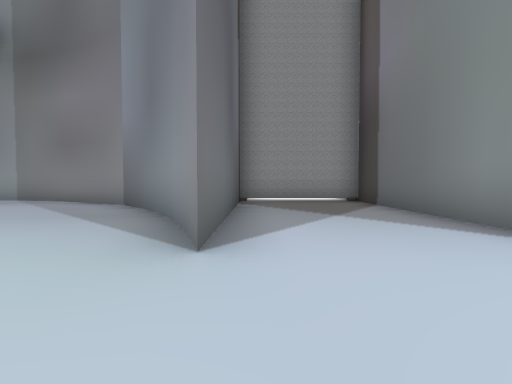
View 1 (above)

24 first-person views from a walk through a scene from a Unity 3-D project. The camera is 1.2 m above the floor, tilts 2° down and sees 85° across. The floor is counted in squares, 2.4 m on a side. Each view is taken from the middle of a square. On the plan, view 1 faces up. The plan holds only what a view shows up to about 9 squares ahead; the rest is blank. The place goes on beyond the plan. The player is left out.

View 2
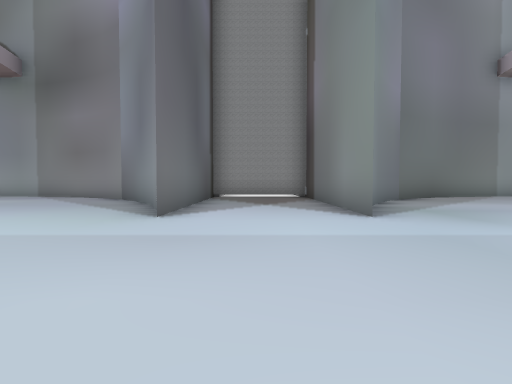

View 3
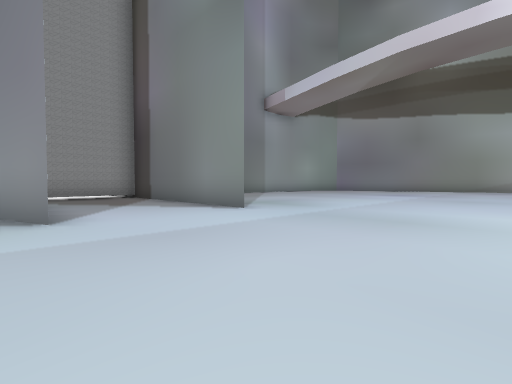

View 4
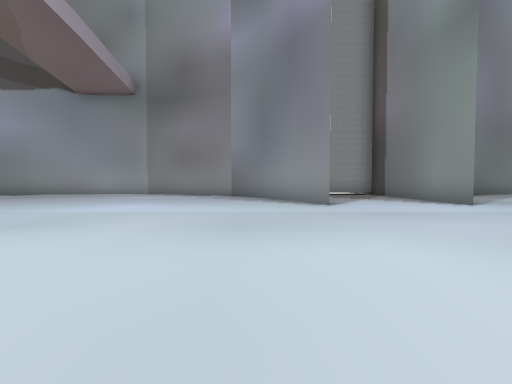

View 5
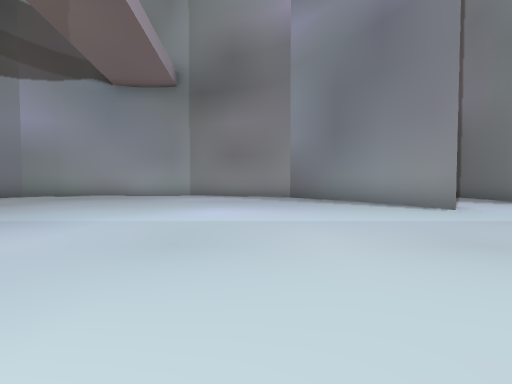

View 6
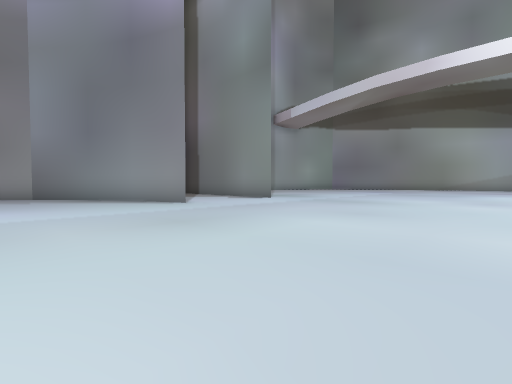

View 7
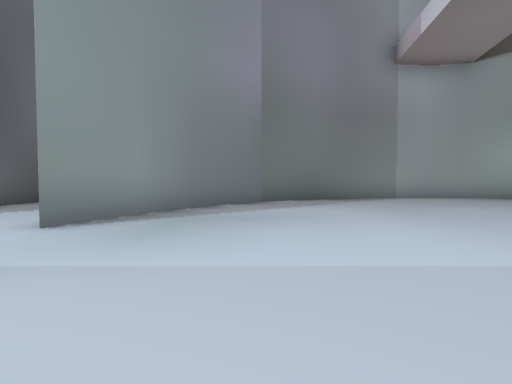

View 8
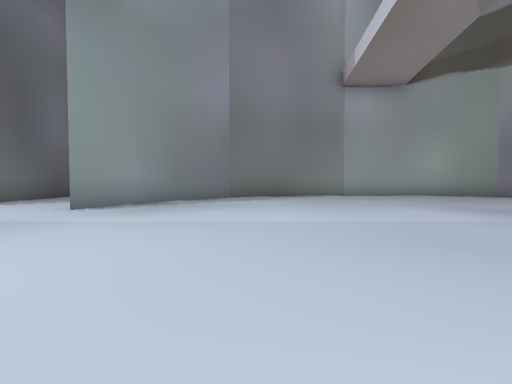

View 9
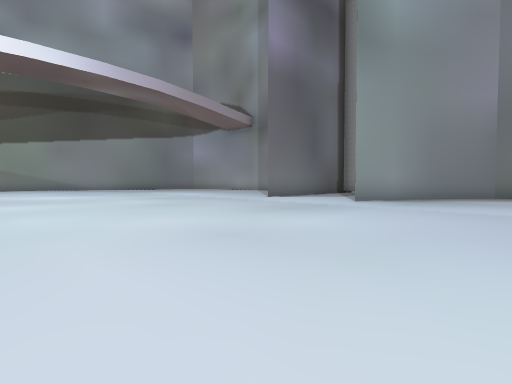

View 10
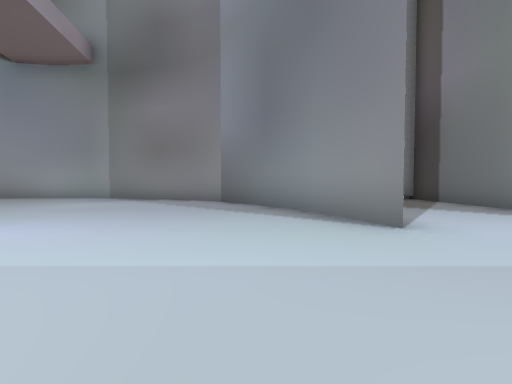

View 11
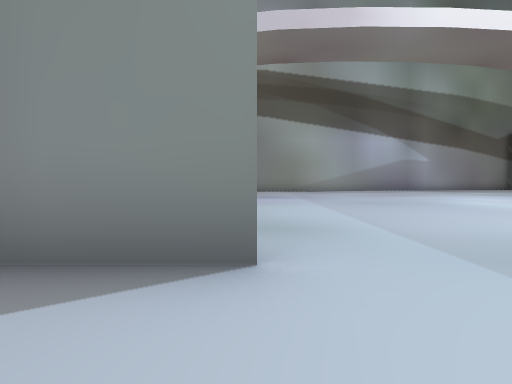

View 12
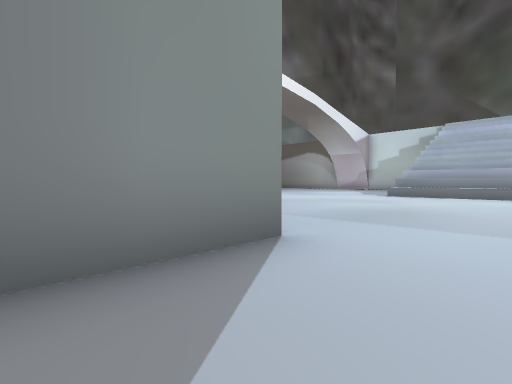

View 13
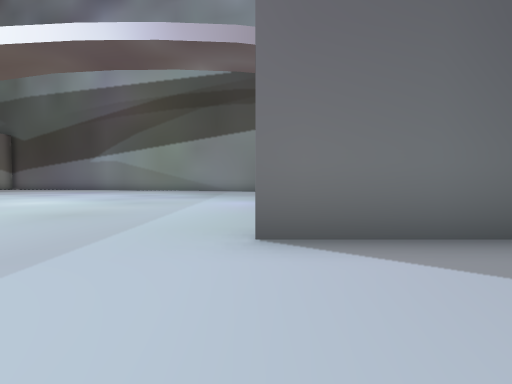

View 14
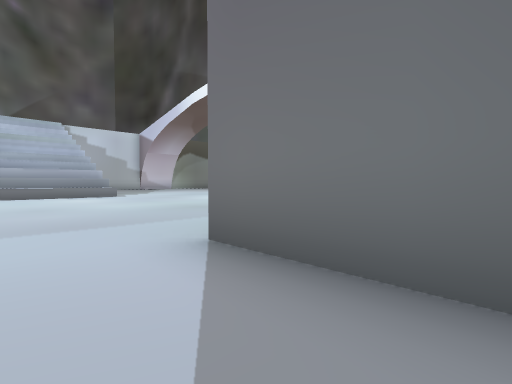

View 15
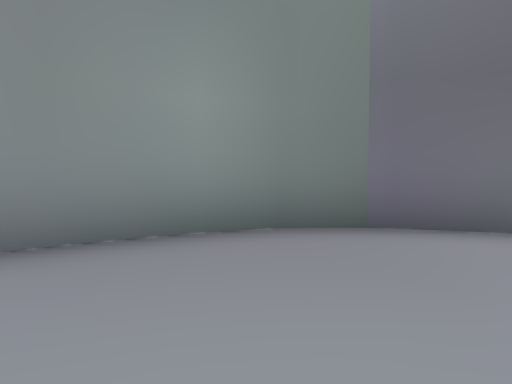

View 16
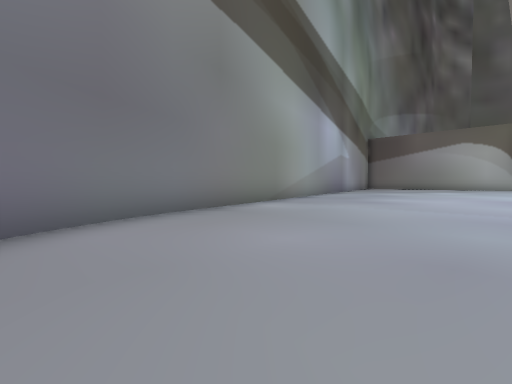

View 17
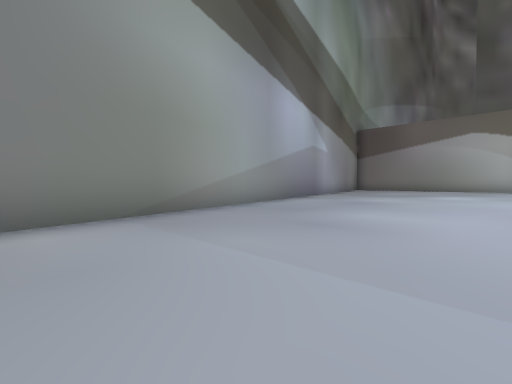

View 18
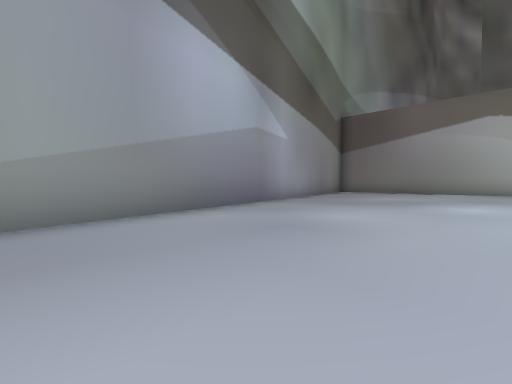

View 19
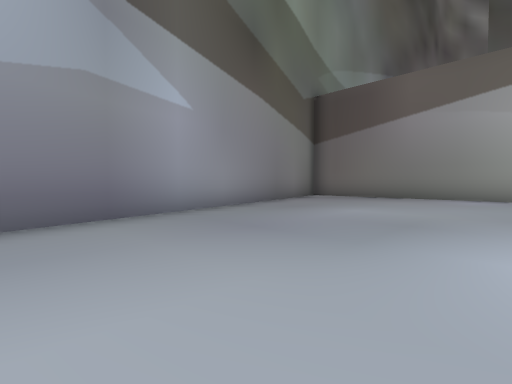

View 20
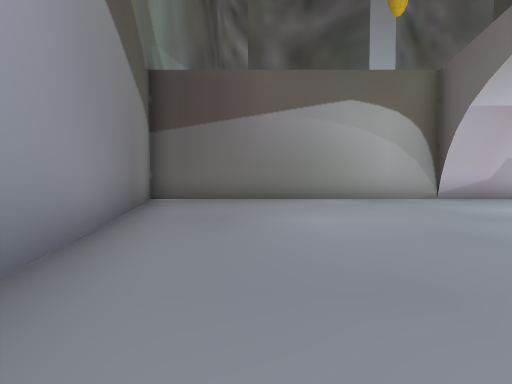

View 21
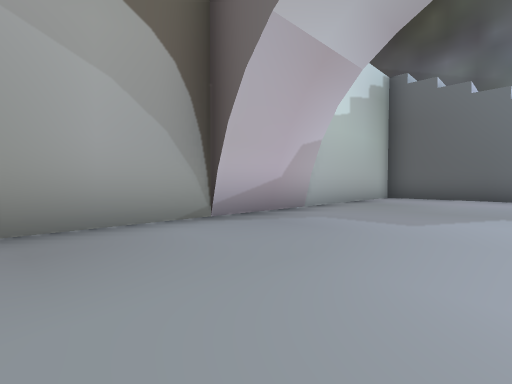

View 22
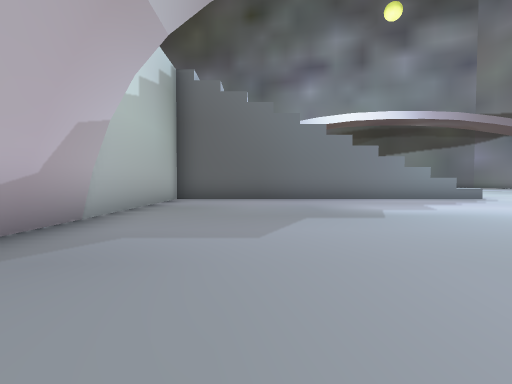

View 23
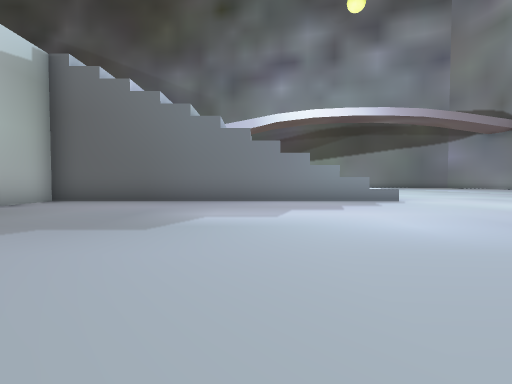

View 24
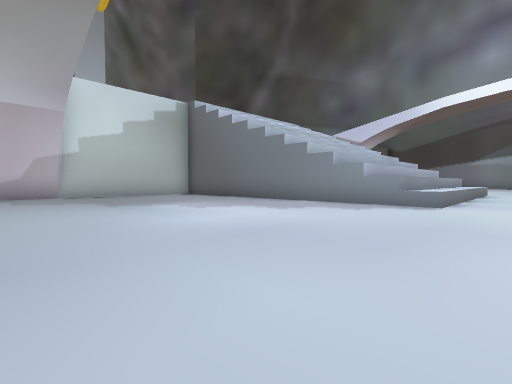

### Floor plan
Points are (right, up) in squares from view 1. A wall is a line through its corners. A room is listed if a view was taken in it or the views show most of it. See-through windows are left out.
Room 1 (views 1, 2, 3, 4, 5, 6, 7, 8, 9, 10, 11, 12, 13, 14, 15, 16, 17, 18, 19, 20, 21, 22, 23, 24)
walls: (-0.8, -7) (4.8, -7); (0, -7.8) (4.8, -7.8); (4.7, -6.3) (4.7, -15.4) (20.1, -15.3) (15, 4.7); (-1.1, 3.8) (-2.2, 5.4); (3.3, 3.8) (2.7, 2) (2.7, 7.3) (-0.5, 7.3); (-2.1, 5.3) (-2.9, 6.1); (4.4, 5.5) (3.4, 3.8); (-2.8, 6) (-3.7, 6.7); (5.2, 6.1) (4.4, 5.3); (-0.4, 7) (-0.4, 2) (-1.1, 3.9); (-3.6, 6.6) (-5.4, 7.5); (6, 6.7) (5.1, 6.1); (9.1, -15.2) (11.6, -15.2); (-5.4, 7.4) (-6.5, 7.6); (7.7, 7.5) (5.9, 6.6); (-6.3, 7.6) (-7.4, 7.7); (8.7, 7.6) (7.7, 7.4); (-7.3, 7.7) (-8.3, 7.8) (-9.3, 7.6) (-9.9, 7.5); (9.7, 7.7) (8.6, 7.6); (10.7, 7.8) (9.6, 7.7); (11.6, 7.6) (10.6, 7.8); (15, 4.6) (14.5, 5.5) (14, 6.3); (12.6, 7.4) (11.5, 7.6); (14.1, 6.2) (13.3, 7) (12.5, 7.4)
low walls: (1.1, -6.3) (4.7, -6.3); (-1.5, -6.3) (0.6, -6.3)

Where each view was taken, in squares from view 1:
view 1: 0 up, 0 right, facing up
view 2: 2 down, 1 right, facing up
view 3: 2 down, 1 left, facing up-right
view 4: 4 down, 2 left, facing up
view 5: 3 down, 4 left, facing up
view 6: 4 down, 4 left, facing up-right
view 7: 1 down, 5 right, facing up
view 8: 3 down, 6 right, facing up
view 9: 5 down, 6 right, facing up-left
view 10: 1 down, 2 left, facing up
view 11: 2 up, 1 right, facing right
view 12: 4 up, 1 right, facing down-right
view 13: 2 up, 2 right, facing left
view 14: 4 up, 1 right, facing down-left
view 15: 5 up, 11 right, facing up-right
view 16: 6 up, 11 right, facing down-right
view 17: 2 up, 12 right, facing down-right
view 18: 2 down, 13 right, facing down-right
view 19: 6 down, 14 right, facing down-right
view 20: 7 down, 17 right, facing down
view 21: 12 down, 14 right, facing down-left
view 22: 13 down, 13 right, facing left
view 23: 10 down, 12 right, facing left
view 24: 5 down, 11 right, facing down-left
